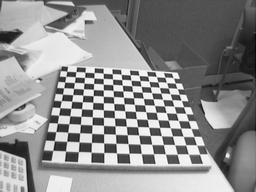
#> input picture Practica3/imagenes/Image1.tif, 256 x 192 px, shrunk from 640 x 480 before the run
$ python -i functions.py   (imports and definitions only)
#> lines starting #> are read from the running program, lines starting #| are printed output that depends on the picture; after the words box and inside, x2 and y2 are one past the last pixel; in counts of white or black regions, pixels touching at a corner belong together
import math
import cv2
import numpy as np
#from matplotlib import pyplot as plt

# [10 lines left out: function show_img_on_jupyter, not called in this run]


###############################################################################
#   EJERCICIO 1
###############################################################################
# Esta función realiza la exponencial
#                 x^2
#      (-0.5*-----------)
#   e^         sigma^2
#
from numpy.core.multiarray import einsum

fx = lambda x, sigma: math.exp(-0.5 * (x ** 2 / sigma ** 2))


# Devuelve el vector gaussiano de la máscara
def get_mask_vector(sigma):
    # Obtenemos el valor "límite" que puede tener un
    # píxel para que sea significativo
    limit_3sigma = fx(3 * sigma, sigma)
    # Obtenemos un array de valores discretos
    # para realizar la gaussiana
    aux = np.arange(math.floor(-3 * sigma), math.ceil(3 * sigma) + 1)
    # Rellenamos la máscara aplicando la exponencial
    mask = np.array([fx(i, sigma) for i in aux])
    # Despreciamos los valores menores a 3 sigma
    mask[mask < limit_3sigma] = 0
    # Normalizamos la máscara a 1
    mask = np.divide(mask, np.sum(mask))
    # Devolvemos la máscara
    return mask


def convolution(mask, img_array):
    # Es lo mismo que realizar esto:
    # np.convolve(img_array, mask, 'valid')
    return np.sum(mask * img_array)


def insert_img_into_other(img_src, pixel_left_top_row,
                          pixel_left_top_col,
                          img_dest, substitute=False):
    alt, anch = img_src.shape[:2]
    if not substitute:
        img_dest[pixel_left_top_row:alt+pixel_left_top_row,
                 pixel_left_top_col:anch+pixel_left_top_col] += img_src
    else:
        img_dest[pixel_left_top_row:alt + pixel_left_top_row,
                 pixel_left_top_col:anch + pixel_left_top_col] = img_src


# Border replicate => coge el último píxel y lo replica
# n_pixels veces
def border_replicate(img, n_pixels, alt, anch):
    img[0:n_pixels, ] = img[n_pixels,]
    img[n_pixels + alt:(alt + 2 * n_pixels), ] = img[-n_pixels-1,]
    for i in range(n_pixels):
        img[:, i] = img[:, n_pixels]
    for i in range(n_pixels + anch, img.shape[1]):
        img[:, i] = img[:, -n_pixels-1]

# Border reflect => refleja n_pixels del borde y los añade
# al borde por ambos lados
# [57 lines left out: functions border_reflect, border_reflect_101, border_wrap, border_constant, not called in this run]


def extend(img_src, n_pixels, border_type, k):
    # Tomamos la altura y el ancho de la imagen original
    alt, anch = img_src.shape[:2]
    # Generamos una nueva matriz expandida a partir del
    # alto y ancho de la anterior
    new_extended_img = np.zeros((alt + 2 * n_pixels, anch + 2 * n_pixels), dtype=np.float64)

    insert_img_into_other(img_src=img_src, pixel_left_top_row=n_pixels,
                          pixel_left_top_col=n_pixels, img_dest=new_extended_img)

    if border_type == 0:    # Border Replicate
        border_replicate(new_extended_img, n_pixels, alt, anch)
    elif border_type == 1:  # Border Reflect
        border_reflect(new_extended_img, n_pixels, alt, anch)
    elif border_type == 2:  # Border Reflect 101
        border_reflect_101(new_extended_img, n_pixels, alt, anch)
    elif border_type == 3:  # Border wrap
        border_wrap(new_extended_img, n_pixels, alt, anch)
    elif border_type == 4:  # Border Constant
        border_constant(new_extended_img, n_pixels, alt, anch, k)

    return new_extended_img


def extend_image_n_pixels(img_src, n_pixels, border_type, k=0):

    if len(img_src.shape) != 3: # Imagen en escala de grises
        return extend(img_src, n_pixels, border_type, k)

    else:   # Imagen en color
        b_channel, g_channel, r_channel = cv2.split(img_src)

        b_channel_ext = extend(b_channel, n_pixels, border_type, k)
        g_channel_ext = extend(g_channel, n_pixels, border_type, k)
        r_channel_ext = extend(r_channel, n_pixels, border_type, k)

        return cv2.merge((b_channel_ext, g_channel_ext, r_channel_ext))

# [64 lines left out: functions derivate_img_on_x, derivate_img_on_y, get_derivates_of, convolution_grey_scale_img, not called in this run]


def convolution_color_img(mask, img, n_pixels):
    # Obtenemos el alto y ancho de la imagen
    alt_ext, anch_ext = img.shape[:2]

    # Separamos los colores de la imagen en tres canales
    b_channel, g_channel, r_channel = cv2.split(img)

    cv = convolution
    copy_img = np.copy
    zeros = np.zeros

    # Obtenemos una matriz auxiliar por cada uno de
    # los canales de color de la imagen
    aux_r = zeros((alt_ext, anch_ext), dtype=np.float64)
    aux_g = zeros((alt_ext, anch_ext), dtype=np.float64)
    aux_b = zeros((alt_ext, anch_ext), dtype=np.float64)
    # Empezamos
    for i in range(n_pixels, alt_ext - n_pixels):
        for j in range(n_pixels, anch_ext - n_pixels):
            aux_b[i, j] = cv(mask, b_channel[i, j - n_pixels:1 + j + n_pixels])
            aux_g[i, j] = cv(mask, g_channel[i, j - n_pixels:1 + j + n_pixels])
            aux_r[i, j] = cv(mask, r_channel[i, j - n_pixels:1 + j + n_pixels])

    # Volvemos a tomar los valores de los bordes
    r_channel, g_channel, b_channel = copy_img(aux_r), copy_img(aux_g), copy_img(aux_b)
    # Y obtenemos nuevas matrices auxilares para terminar la convolucion
    aux2_r, aux2_g, aux2_b = copy_img(r_channel), copy_img(g_channel), copy_img(g_channel)

    for j in range(n_pixels, anch_ext - n_pixels):
        for i in range(n_pixels, alt_ext - n_pixels):
            aux2_b[i, j] = cv(mask, b_channel[i - n_pixels:1 + i + n_pixels, j])
            aux2_g[i, j] = cv(mask, g_channel[i - n_pixels:1 + i + n_pixels, j])
            aux2_r[i, j] = cv(mask, r_channel[i - n_pixels:1 + i + n_pixels, j])

    # Recomponemos la imagen
    result = cv2.merge((aux2_b, aux2_g, aux2_r))

    # Y la devolvemos
    return result[n_pixels:-n_pixels, n_pixels:-n_pixels]


####################################################################
# Parámetros de la función:
#  - im: imagen de entrada
#   - maskCovol: vector de la máscara
#   - out: imagen de salida es la que se devuelve en la función
#   - border_type: tipo de borde que se aplica, por defecto,
#      replicar el borde
def my_im_gauss_convolution(im, mask_convolution,
                            border_type=0):
    # Extendemos los bordes de la imagen para hacer posible el uso de la
    # mascara sobre esta
    n_pixels = math.floor(mask_convolution.size / 2)

    extended_image = extend_image_n_pixels(im, n_pixels, border_type)
    # Si la imagen está en blanco y negro,
    if len(im.shape) != 3:
        return convolution_grey_scale_img(mask_convolution,
                                          extended_image, n_pixels)
    else:
        return convolution_color_img(mask_convolution,
                                     extended_image, n_pixels)


# [26 lines left out: function make_hybrid_image, not called in this run]


def subsample_image(img_src, subsample_factor = 2):
    alt, anch = img_src.shape[:2]
    # Obtenemos una máscara de suavizado
    smoothing_mask = get_mask_vector(1)
    # Suavizamos la máscara
    smoothed_img = my_im_gauss_convolution(im=img_src,mask_convolution=smoothing_mask)
    # Eliminamos las filas que queramos

    if len(img_src.shape) != 3:
        aux = smoothed_img[range(0, alt, subsample_factor)]
    else:
        # b_channel, g_channel, r_channel = cv2.split(aux)
        aux = smoothed_img[range(0, alt, subsample_factor),:]

    # Y devolvemos de la matriz anterior, todas las filas
    # y las columnas que queramos
    return aux[:, range(0,anch, subsample_factor)]


# [129 lines left out: functions generate_gaussian_pyramide, max_images_on_pyramidal_canvas, generate_new_pyramidal_canvas, generate_continous_canvas, show_img, not called in this run]

########################################################################################################################
########################################################################################################################
########################################################################################################################

>>> import cv2
>>> picture = cv2.imread('imagenes/Image1.tif')
#> picture is the input picture: shape (192, 256, 3); min 7, max 255, mean 142.9
>>> result = subsample_image(picture)
#> in border_replicate, `img[n_pixels + alt:(alt + 2 * n_pixels), ] = img[-n_pixels-1,]`:
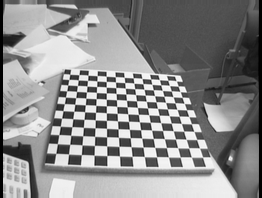
#> img: shape (198, 262) float64; min 0, max 255, mean 139.5
#> after the loop in border_replicate, `for i in range(n_pixels):`:
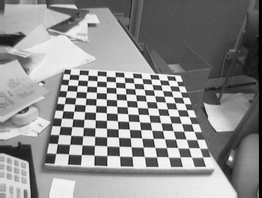
#> img: shape (198, 262) float64; 1.15% of pixels changed, all inside (x1, y1, x2, y2) = (0, 0, 3, 198)
#> after the loop in border_replicate, `for i in range(n_pixels + anch, img.shape[1]):`:
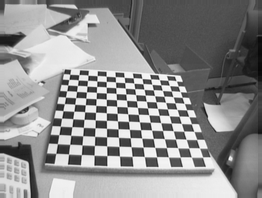
#> img: shape (198, 262) float64; 1.15% of pixels changed, all inside (x1, y1, x2, y2) = (259, 0, 262, 198)
#> after the loop in convolution_color_img, `for i in range(n_pixels, alt_ext - n_pixels):`:
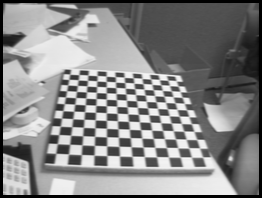
#> aux_b: shape (198, 262) float64; min 0, max 251.1, mean 135.4
#> after the loop in convolution_color_img, `for j in range(n_pixels, anch_ext - n_pixels):`:
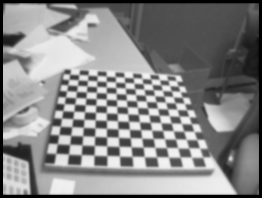
#> aux2_b: shape (198, 262) float64; min 0, max 242.8, mean 134.8
#> in subsample_image, `aux = smoothed_img[range(0, alt, subsample_factor),:]`:
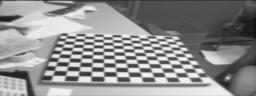
#> aux: shape (96, 256, 3) float64; min 13.45, max 242.4, mean 142.2
#> in subsample_image, `return aux[:, range(0,anch, subsample_factor)]`:
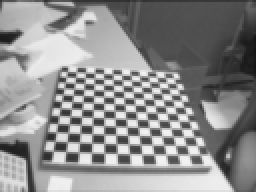
#> returned value: shape (96, 128, 3) float64 (shown 2 times larger); min 19.59, max 242.4, mean 142.3

$ run again, on Practica3/imagenes/Image10.tif
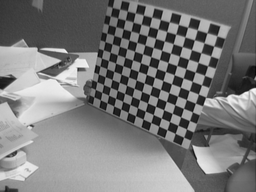
#> input picture Practica3/imagenes/Image10.tif, 256 x 192 px, shrunk from 640 x 480 before the run
#> picture is the input picture: shape (192, 256, 3); min 6, max 248, mean 122.3
#> after the loop in border_replicate, `for i in range(n_pixels + anch, img.shape[1]):`:
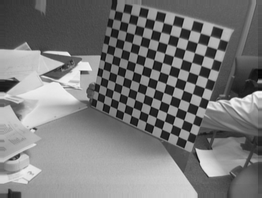
#> img: shape (198, 262) float64; min 6, max 248, mean 121.8
#> in subsample_image, `return aux[:, range(0,anch, subsample_factor)]`:
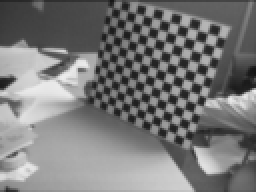
#> returned value: shape (96, 128, 3) float64 (shown 2 times larger); min 19.73, max 236.3, mean 121.9

$ run again, on Practica3/imagenes/Image11.tif
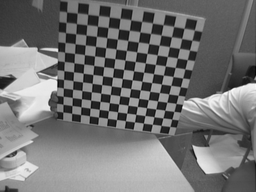
#> input picture Practica3/imagenes/Image11.tif, 256 x 192 px, shrunk from 640 x 480 before the run
#> picture is the input picture: shape (192, 256, 3); min 7, max 251, mean 116.2
#> after the loop in border_replicate, `for i in range(n_pixels + anch, img.shape[1]):`:
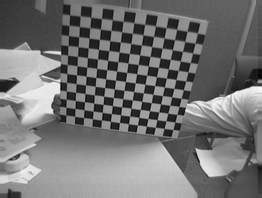
#> img: shape (198, 262) float64; min 7, max 251, mean 116
#> in subsample_image, `return aux[:, range(0,anch, subsample_factor)]`:
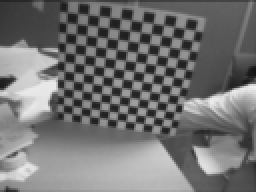
#> returned value: shape (96, 128, 3) float64 (shown 2 times larger); min 19.57, max 239.7, mean 115.7

$ run again, on Practica3/imagenes/Image12.tif
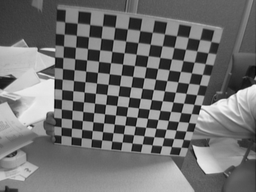
#> input picture Practica3/imagenes/Image12.tif, 256 x 192 px, shrunk from 640 x 480 before the run
#> picture is the input picture: shape (192, 256, 3); min 7, max 253, mean 112.8
#> in subsample_image, `return aux[:, range(0,anch, subsample_factor)]`:
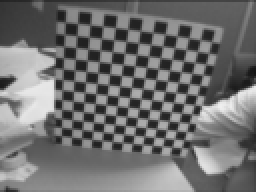
#> returned value: shape (96, 128, 3) float64 (shown 2 times larger); min 19.96, max 240, mean 112.4
